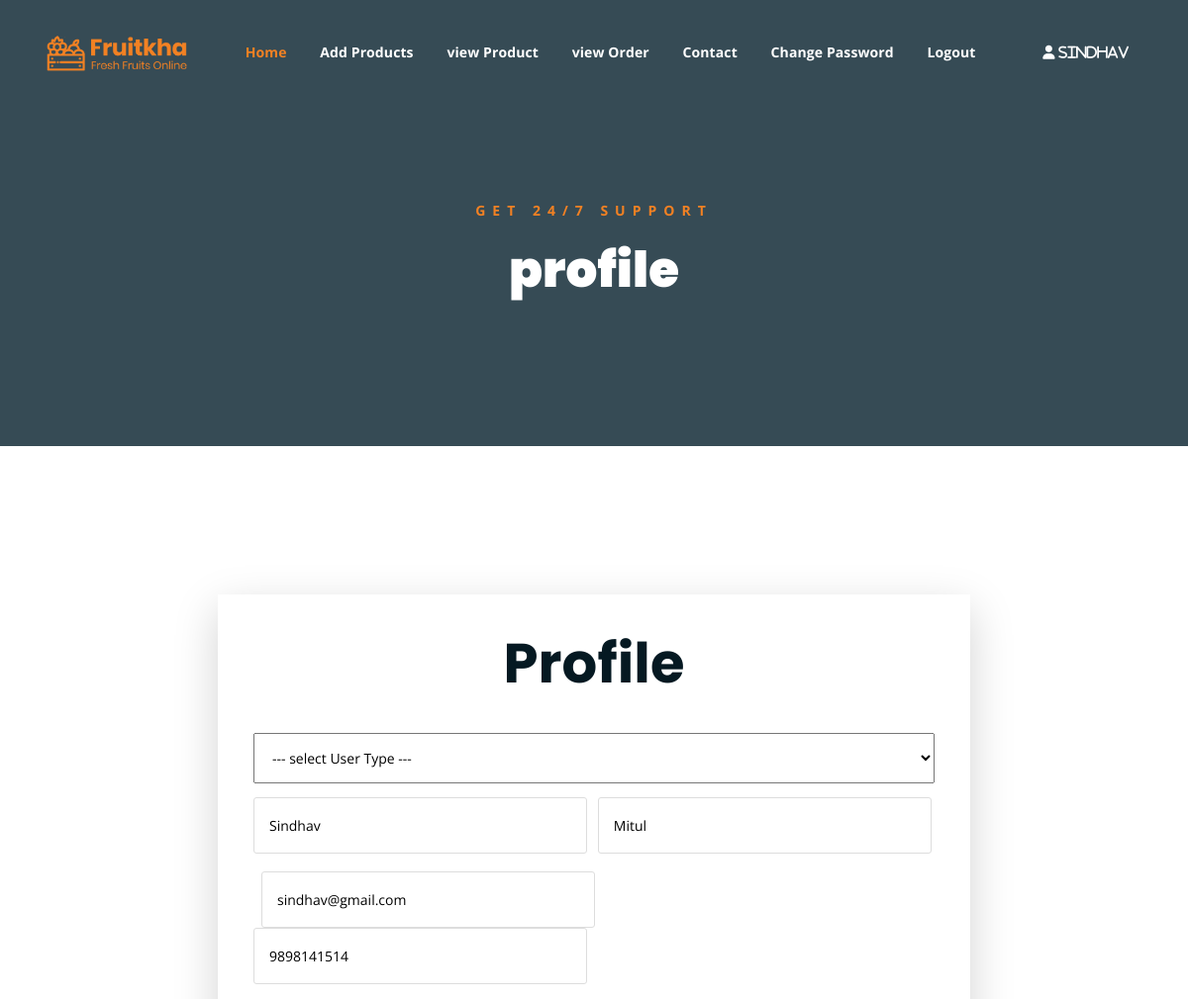
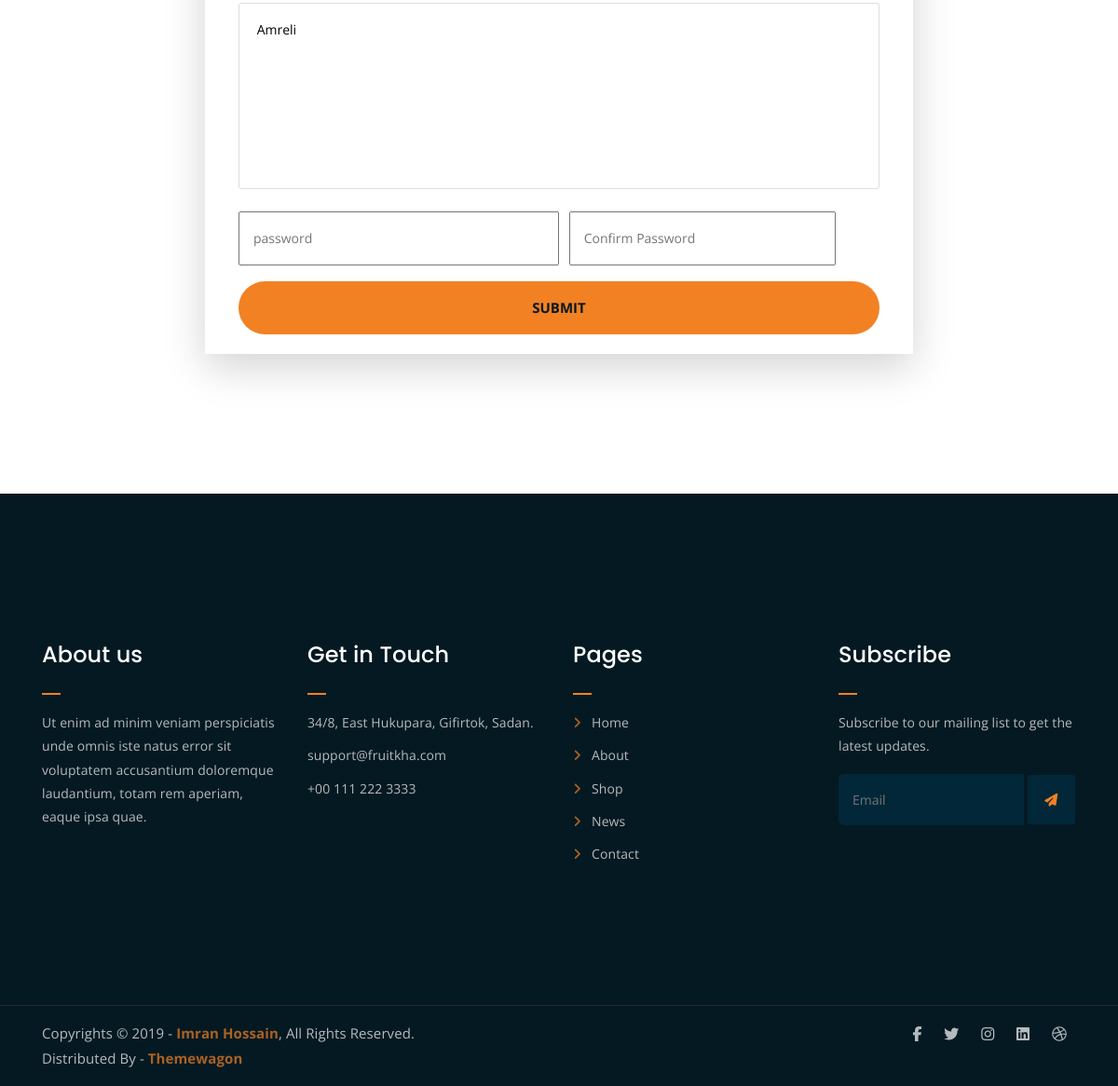
The app's page /profile/ (signed in) with its own data (2 pictures, top to bottom).
### myapp/models.py (models this page shows, shortened)
class User(models.Model):
    fname=models.CharField(max_length=100)
    lname=models.CharField(max_length=100)
    phone=models.PositiveIntegerField()
    email=models.EmailField()
    message=models.TextField()
    password=models.CharField(max_length=100)
    usertype=models.CharField(max_length=100,default="buyer")

### myapp/views.py (the view)
# urls.py: path('profile/',views.profile,name='profile'),
def profile(request):
    user=User.objects.get(email=request.session['email'])
    if request.method=="POST":
        user.fname=request.POST['fname']
        user.lname=request.POST['lname']
        user.phone=request.POST['phone']
        user.message=request.POST['message']
        user.save()
        msg="Profile Updated Successfull"
        if user.usertype=="buyer":
            return render(request,'profile.html',{'msg':msg,'user':user})
        else:
            return render(request,'seller-profile.html',{'msg':msg,'user':user})
    else:
         if user.usertype=="buyer":
            return render(request,'profile.html',{'user':user})
         else:
            return render(request,'seller-profile.html',{'user':user})

### templates/seller-profile.html (shortened to what this page needs)
{% extends 'seller-header.html'%}
{% load static %}
{% block content%}
<!DOCTYPE html>
<html lang="en">
<head>
</head>
<body>
	<div class="breadcrumb-section breadcrumb-bg">
		<div class="container">
			<div class="row">
				<div class="col-lg-8 offset-lg-2 text-center">
					<div class="breadcrumb-text">
						<p>Get 24/7 Support</p>
						<h1>profile </h1>
					</div>
				</div>
			</div>
		</div>
	</div>
	<div class="contact-from-section mt-150 mb-150">
		<div class="container">
			<div class="row flex justify-content-center">
				<div class="col-lg-8 mb-5 mb-lg-0 shadow-lg">
					<div class="form-title m-5 text-center">
						<h1>Profile </h1>
					</div>
					<div class="contact-form m-4" >
                        <form  method="POST"  action="{% url 'profile' %}" >
                            <select class="stext-111 col-12 plh3 size-110 p-l-62 p-r-30  p-3 mb-3" name="usertype">
								<option value="">--- select User Type --- </option>
							</select>
                            <p>
								<input type="text" placeholder="first Name" name="fname" id="name" class="mr-2" value="{{user.fname}}">
								<input type="text" placeholder="Last Name" name="lname" id="name" value="{{user.lname}}">
							</p>
							<p>
                                <input type="email" placeholder="Email" name="email" id="email" class="mr-2" readonly value="{{user.email}}" >
								<input type="tel" placeholder="Phone" name="phone" id="phone " value="{{user.phone}}">
							</p>
							<p><textarea name="message" id="message" cols="30" rows="10" placeholder="Address "> {{user.message}}</textarea></p>
                            <p>
                                <input type="password" placeholder="password" name="password" id="email" class="mr-lg-2 col-6 p-3 ">
								<input type="password" placeholder="Confirm Password" name="cpassword" id="phone" class="col-5 p-3 pr-4">
							</p>
							<p><input type="submit" value="Submit" class="full-height-tablecell"></p>
						</form>
					</div>
				</div>
			</div>
		</div>
	</div>
</body>
</html>
{% endblock %}

### templates/seller-header.html (shortened to what this page needs)
{% load static %}
<!DOCTYPE html>
<html lang="en">
<head>
	<link rel="stylesheet" href="https://cdnjs.cloudflare.com/ajax/libs/font-awesome/6.7.2/css/all.min.css" />
	<link rel="stylesheet" href="{% static 'assets/css/all.min.css' %}">
	<link rel="stylesheet" href="{% static 'assets/bootstrap/css/bootstrap.min.css' %}">
	<link rel="stylesheet" href="{% static 'assets/css/owl.carousel.css' %}">
	<link rel="stylesheet" href="{% static 'assets/css/magnific-popup.css' %}">
	<link rel="stylesheet" href="{% static 'assets/css/animate.css' %}">
	<link rel="stylesheet" href="{% static 'assets/css/meanmenu.min.css' %}">
	<link rel="stylesheet" href="{% static 'assets/css/main.css' %}">
	<link rel="stylesheet" href="{% static 'assets/css/responsive.css' %}">
</head>
<body>
	<div class="top-header-area" id="sticker">
		<div class="container">
			<div class="row">
				<div class="col-lg-12 col-sm-12 text-center">
					<div class="main-menu-wrap">
						<div class="site-logo">
							<a href="/">
								<img src="{% static 'assets/img/logo.png' %}" alt="">
							</a>
						</div>
						<nav class="main-menu">
							<ul>
								<li class="current-list-item"><a href="{% url 'seller-index' %}">Home</a>
								</li>
								<li><a href="{% url 'seller-add-product' %}">Add Products </a></li>
								<li><a href="{% url 'seller-view-product' %}">view Product</a></li>
								<li><a href="{% url 'about' %}">view Order</a></li>
								<li><a href="{% url 'contact' %}">Contact</a></li>
								{% if request.session.email %}
								<li><a href="{% url 'change-password' %}">Change Password </a></li>
								<li><a href="{% url 'logout' %}">Logout </a></li>
								{% else %}
								<li><a href="{% url 'signup' %}">Sign Up</a></li>
								<li><a href="{% url 'login' %}">Login </a></li>
								{% endif %}
								<li>
							{% if request.session.email %}
									<div class="header-icons">
							    <a class="shopping-cart" href="{% url 'profile' %}"> <i class="fa-solid fa-user" style="color: white;"> {{request.session.fname}}</i></a>
										</div>
							{% endif %}
								</li>
							</ul>
						</nav>
					</div>
				</div>
			</div>
		</div>
	</div>
    {% block content %}
    {% endblock %}
	<div class="footer-area">
		<div class="container">
			<div class="row">
				<div class="col-lg-3 col-md-6">
					<div class="footer-box about-widget">
						<h2 class="widget-title">About us</h2>
						<p>Ut enim ad minim veniam perspiciatis unde omnis iste natus error sit voluptatem accusantium doloremque laudantium, totam rem aperiam, eaque ipsa quae.</p>
					</div>
				</div>
				<div class="col-lg-3 col-md-6">
					<div class="footer-box get-in-touch">
						<h2 class="widget-title">Get in Touch</h2>
						<ul>
							<li>34/8, East Hukupara, Gifirtok, Sadan.</li>
							<li>support@fruitkha.com</li>
							<li>+00 111 222 3333</li>
						</ul>
					</div>
				</div>
				<div class="col-lg-3 col-md-6">
					<div class="footer-box pages">
						<h2 class="widget-title">Pages</h2>
						<ul>
							<li><a href="{% url 'seller-index' %}">Home</a></li>
							<li><a href="{% url 'about' %}">About</a></li>
							<li><a href="{% url 'shop' %}">Shop</a></li>
							<li><a href="{% url 'news' %}">News</a></li>
							<li><a href="{% url 'contact' %}">Contact</a></li>
						</ul>
					</div>
				</div>
				<div class="col-lg-3 col-md-6">
					<div class="footer-box subscribe">
						<h2 class="widget-title">Subscribe</h2>
						<p>Subscribe to our mailing list to get the latest updates.</p>
						<form action="#">
							<input type="email" placeholder="Email">
							<button type="submit"><i class="fas fa-paper-plane"></i></button>
						</form>
					</div>
				</div>
			</div>
		</div>
	</div>
	<div class="copyright">
		<div class="container">
			<div class="row">
				<div class="col-lg-6 col-md-12">
					<p>Copyrights &copy; 2019 - <a href="https://imransdesign.com/">Imran Hossain</a>,  All Rights Reserved.<br>
						Distributed By - <a href="https://themewagon.com/">Themewagon</a>
					</p>
				</div>
				<div class="col-lg-6 text-right col-md-12">
					<div class="social-icons">
						<ul>
							<li><a href="#" target="_blank"><i class="fab fa-facebook-f"></i></a></li>
							<li><a href="#" target="_blank"><i class="fab fa-twitter"></i></a></li>
							<li><a href="#" target="_blank"><i class="fab fa-instagram"></i></a></li>
							<li><a href="#" target="_blank"><i class="fab fa-linkedin"></i></a></li>
							<li><a href="#" target="_blank"><i class="fab fa-dribbble"></i></a></li>
						</ul>
					</div>
				</div>
			</div>
		</div>
	</div>
</body>
</html>

### static/assets/css/responsive.css (style rules this page uses)
@media only screen and (min-width: 992px) and (max-width: 1200px) { .contact-form form p input[type=email] { margin-left: 8px; } }

### records on screen
User: session.fname "Sindhav", fname "Sindhav", lname "Mitul", email "sindhav@gmail.com", phone "9898141514", message "Amreli"
